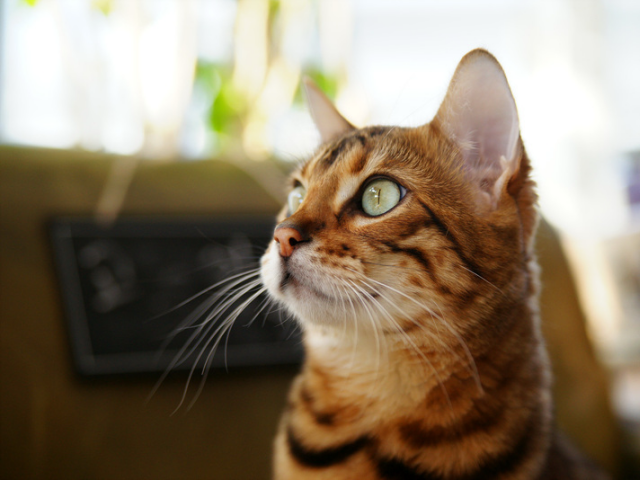
#> input picture cat.bmp, 640 x 480 px
$ python -i contour.py   (imports and definitions only)   (older library calls are emulated)
#> lines starting #> are read from the running program, lines starting #| are printed output that depends on the picture
#> further down, picture is the input picture: shape (480, 640, 3); mean B, G, R 104.5, 125.6, 140.8
### realsense_camera.py
#https://pysource.com
import pyrealsense2 as rs
import numpy as np


class RealsenseCamera:
    def __init__(self):
        # Configure depth and color streams
        print("Loading Intel Realsense Camera")
        self.pipeline = rs.pipeline()

        config = rs.config()
        config.enable_stream(rs.stream.color, 640, 480, rs.format.bgr8, 30)
        config.enable_stream(rs.stream.depth, 640, 480, rs.format.z16, 30)

        # Start streaming
        self.pipeline.start(config)
        align_to = rs.stream.color
        self.align = rs.align(align_to)


    # [36 lines left out: function get_frame_stream, not called in this run]

    def release(self):
        self.pipeline.stop()
        #print(depth_image)

        # Apply colormap on depth image (image must be converted to 8-bit per pixel first)
        #depth_colormap = cv2.applyColorMap(cv2.convertScaleAbs(depth_image, alpha=0.10), 2)

        # Stack both images horizontally

        #images = np.hstack((color_image, depth_colormap))

### contour.py
import cv2
import numpy as np
from realsense_camera import *

def empty(a):
    pass

# [4 lines not run here, left out]

# [1 line that did not run here, left out]

def stackImages(scale,imgArray): # 사이즈가 다른 이미지 & 흑백 컬러 이미지 & resize 할때 사용하는 함수
    rows = len(imgArray)
    cols = len(imgArray[0])
    rowsAvailable = isinstance(imgArray[0], list)
    width = imgArray[0][0].shape[1]
    height = imgArray[0][0].shape[0]
    if rowsAvailable:
        for x in range ( 0, rows):
            for y in range(0, cols):
                if imgArray[x][y].shape[:2] == imgArray[0][0].shape [:2]:
                    imgArray[x][y] = cv2.resize(imgArray[x][y], (0, 0), None, scale, scale)
                else:
                    imgArray[x][y] = cv2.resize(imgArray[x][y], (imgArray[0][0].shape[1], imgArray[0][0].shape[0]), None, scale, scale)
                if len(imgArray[x][y].shape) == 2: imgArray[x][y]= cv2.cvtColor( imgArray[x][y], cv2.COLOR_GRAY2BGR)
        imageBlank = np.zeros((height, width, 3), np.uint8)
        hor = [imageBlank]*rows
        hor_con = [imageBlank]*rows
        for x in range(0, rows):
            hor[x] = np.hstack(imgArray[x])
        ver = np.vstack(hor)
    else:
        for x in range(0, rows):
            if imgArray[x].shape[:2] == imgArray[0].shape[:2]:
                imgArray[x] = cv2.resize(imgArray[x], (0, 0), None, scale, scale)
            else: imgArray[x] = cv2.resize(imgArray[x], (imgArray[0].shape[1], imgArray[0].shape[0]), None,scale, scale)
            if len(imgArray[x].shape) == 2: imgArray[x] = cv2.cvtColor(imgArray[x], cv2.COLOR_GRAY2BGR)

        hor= np.hstack(imgArray)
        ver = hor
    return ver

def differential(bgr_frame):
    gray = cv2.cvtColor(bgr_frame, cv2.COLOR_BGR2GRAY)
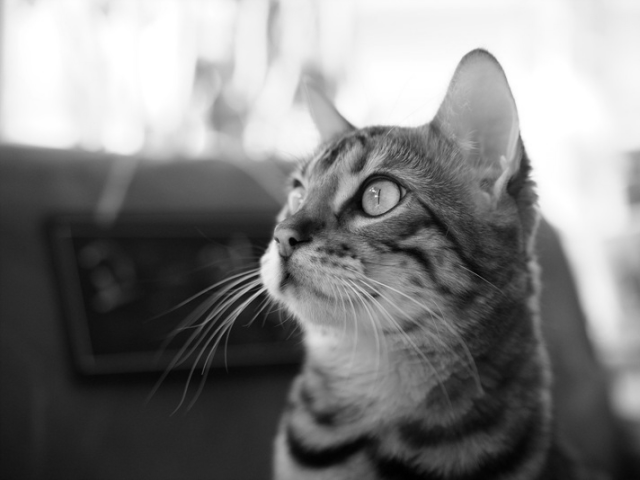
#> gray: shape (480, 640); min 0, max 255, mean 127.8
    roberts_x = np.array([[-1, 0, 0], [0, 1, 0], [0, 0, 0]])
    roberts_y = np.array([[0, 0, -1], [0, 1, 0], [0, 0, 0]])
    prewitt_x = np.array([[-1, -1, -1], [0, 0, 0], [1, 1, 1]])
    prewitt_y = np.array([[1, 0, -1], [1, 0, -1], [1, 0, -1]])
    sobel_x = np.array([[-1, -2, -1], [0, 0, 0], [1, 2, 1]])
    sobel_y = np.array([[1, 0, -1], [2, 0, -2], [1, 0, -1]])
    roberts_x = cv2.convertScaleAbs(cv2.filter2D(gray, -1, roberts_x))
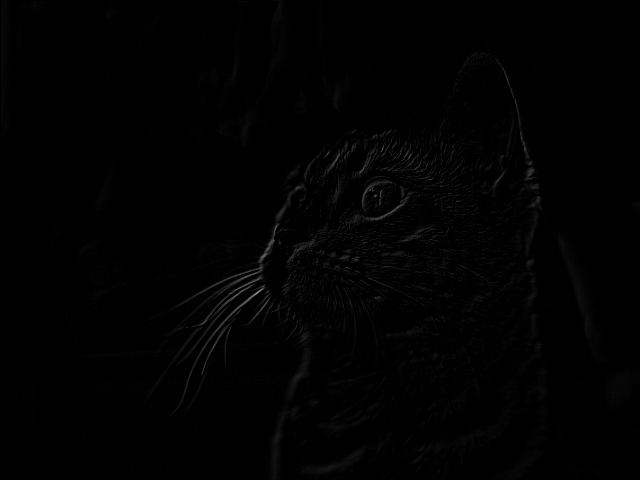
#> roberts_x: shape (480, 640); min 0, max 155, mean 1.6
    roberts_y = cv2.convertScaleAbs(cv2.filter2D(gray, -1, roberts_y))
    prewitt_x = cv2.convertScaleAbs(cv2.filter2D(gray, -1, prewitt_x))
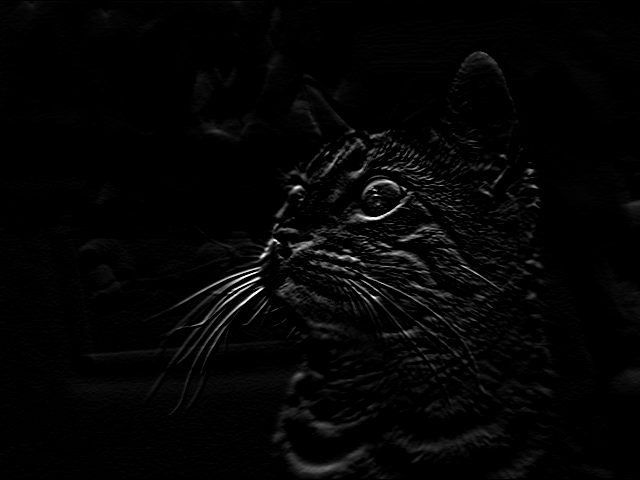
#> prewitt_x: shape (480, 640); min 0, max 255, mean 4.9
    prewitt_y = cv2.convertScaleAbs(cv2.filter2D(gray, -1, prewitt_y))
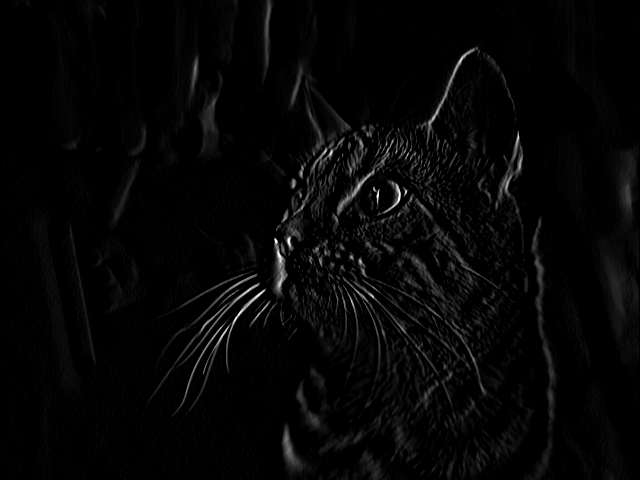
#> prewitt_y: shape (480, 640); min 0, max 255, mean 5.8
    sobel_x = cv2.convertScaleAbs(cv2.filter2D(gray, -1, sobel_x))
    sobel_y = cv2.convertScaleAbs(cv2.filter2D(gray, -1, sobel_y))
    prewitt = cv2.addWeighted(prewitt_x, 1, prewitt_y, 1, 0)
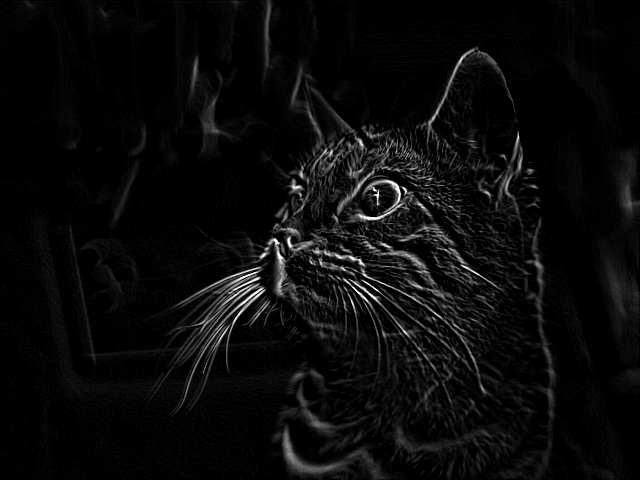
#> prewitt: shape (480, 640); min 0, max 255, mean 10.6
    roberts = cv2.addWeighted(roberts_x, 1, roberts_y, 1, 0)
    sobel = cv2.addWeighted(sobel_x, 1, sobel_y, 1, 0)
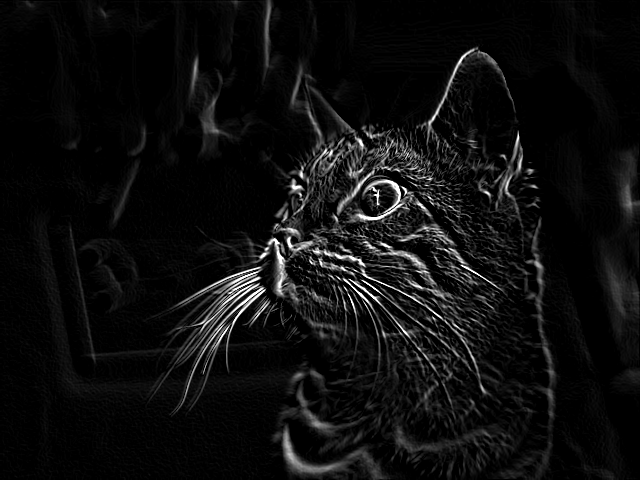
#> sobel: shape (480, 640); min 0, max 255, mean 14.3
    return prewitt, roberts, sobel

# [46 lines not run here, left out]

>>> import cv2
>>> picture = cv2.imread('cat.bmp')
>>> result = differential(picture)
